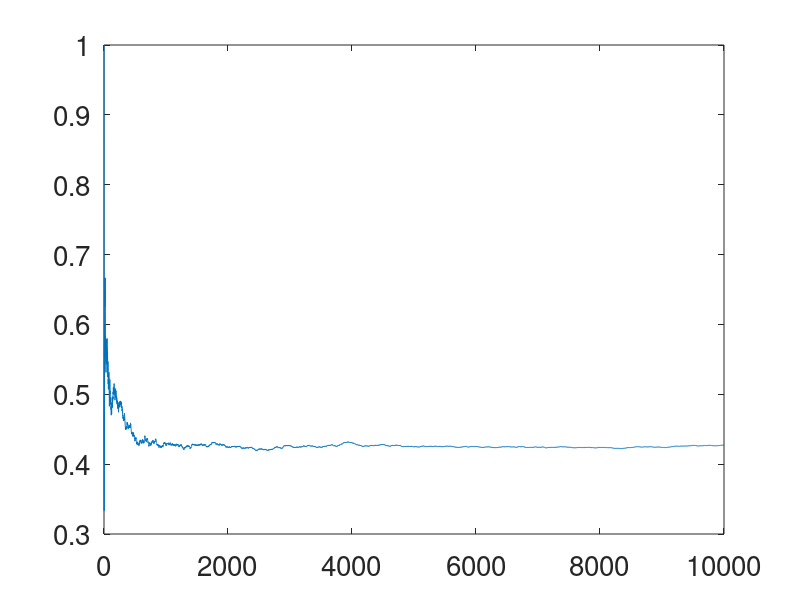
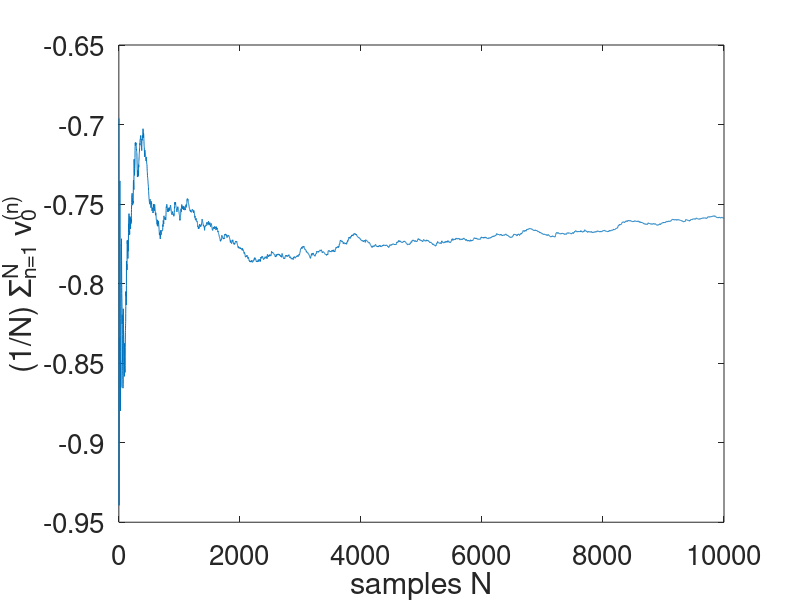
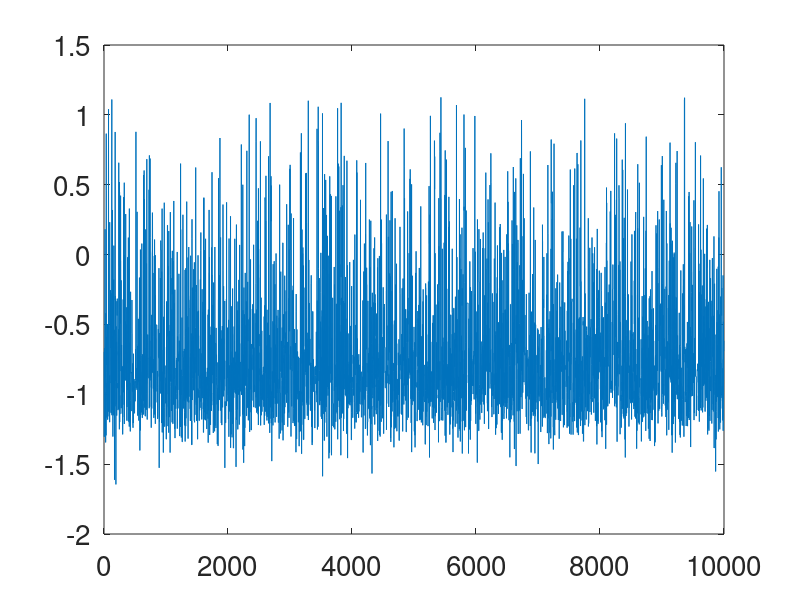

MATLAB code to generate these figures, in order:
clear; set(0,'defaultaxesfontsize',20); format long
%%% p5c.m MCMC INDEPENDENCE DYNAMICS SAMPLER algorithm in continuous time
%%% for double well (Ex 5.6) with noise

%% setup
m0=0;% prior initial condition mean
C0=1;% prior initial condition variance
gamma=0.5; % observational noise variance is gamma^2
tau=0.1; T=1;% timestep and final time of integraion
epsilon=0.08; sigma=sqrt(2*epsilon);% dynamics noise variance is sigma^2
sd=1;rng(sd);% Choose random number seed 
t=[0:tau:T]; J=length(t);% number of points where we approximate u
 
%% truth
vt=zeros(J,1);  z=zeros(J,1); dz=zeros(1,J-1);% preallocate space to save time
ut=sqrt(C0)*randn; z(1)=0;
dW_v=sqrt(tau)*randn(J,1);% truth noise sequence model
dW_z=sqrt(tau)*randn(J,1);% truth noise sequence observation 
vt(1)=ut(1);% truth initial condition 
Xi2=0; 

for j=1:J-1
    vt(j+1)=vt(j)+tau*vt(j)*(1-vt(j)^2)+sigma*dW_v(j);% create truth
    z(j+1)=z(j)+tau*vt(j)+gamma*dW_z(j);% create data
    dz(j)=z(j+1)-z(j);
    % calculate Xsi_2(v;z) from (5.27)
    Xi2=Xi2+(0.5*tau*vt(j)^2-vt(j)*dz(j))/gamma^2;
end

%% solution
% Markov Chain Monte Carlo: N forward steps of the
% Markov Chain on R^{J+1} with truth initial condition
N=1e4;% number of samples
V=zeros(N,J);% preallocate space to save time
v=vt;% truth initial condition 
n=1; bb=0; rat(1)=0; 
while n<=N
    w(1)=sqrt(C0)*randn;% propose sample from the prior distribution
    Xi2prop=0; 
    for j=1:J-1
    w(j+1)=w(j)+tau*w(j)*(1-w(j)^2)+sigma*sqrt(tau)*randn;
    Xi2prop=Xi2prop+(0.5*tau*w(j)^2-w(j)*dz(j))/gamma^2;
    end
    if rand<exp(Xi2-Xi2prop)% accept or reject proposed sample
       v=w; Xi2=Xi2prop; bb=bb+1;% update the Markov chain
    end
   rat(n)=bb/n;% running rate of acceptance
   V(n,:)=v;% store the chain
   n=n+1;
end
% plot acceptance ratio and cumulative sample mean
figure;plot(rat);figure;plot(cumsum(V(1:N,end))./[1:N]')
xlabel('samples N');ylabel('(1/N) \Sigma_{n=1}^N v_0^{(n)}')
figure; plot([1:1:N],V(:,end))
